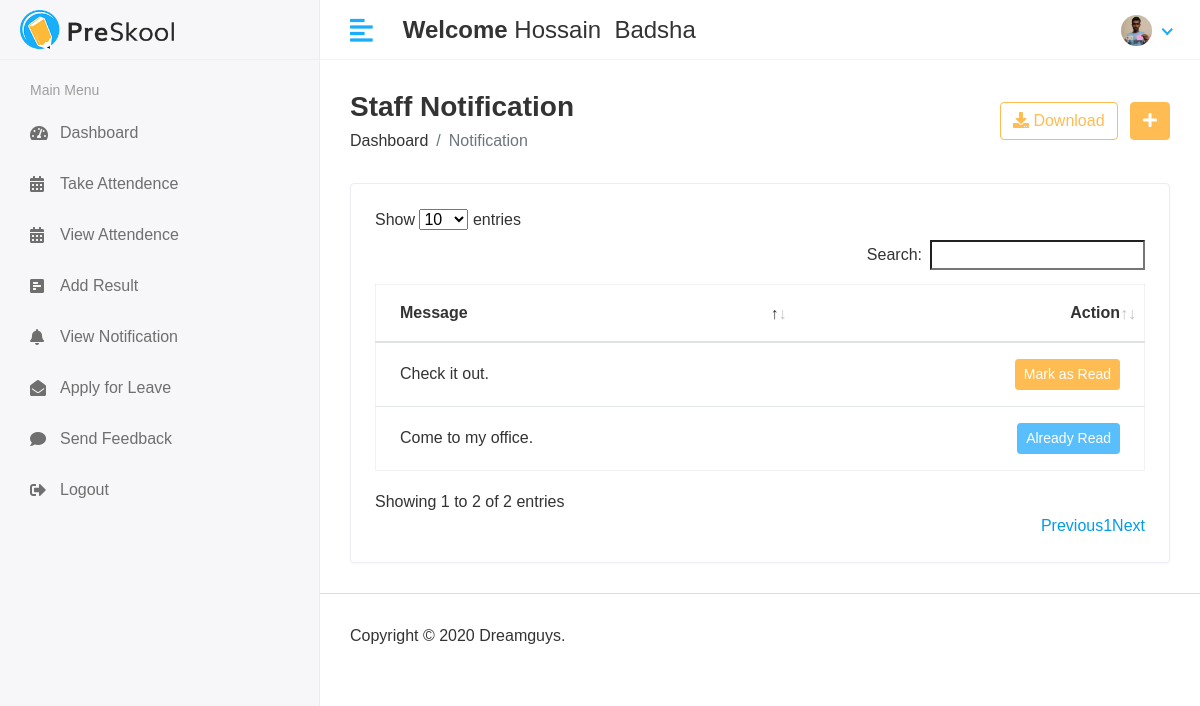
Page /staff/staff_notification/ (signed in) on the earlier database version.
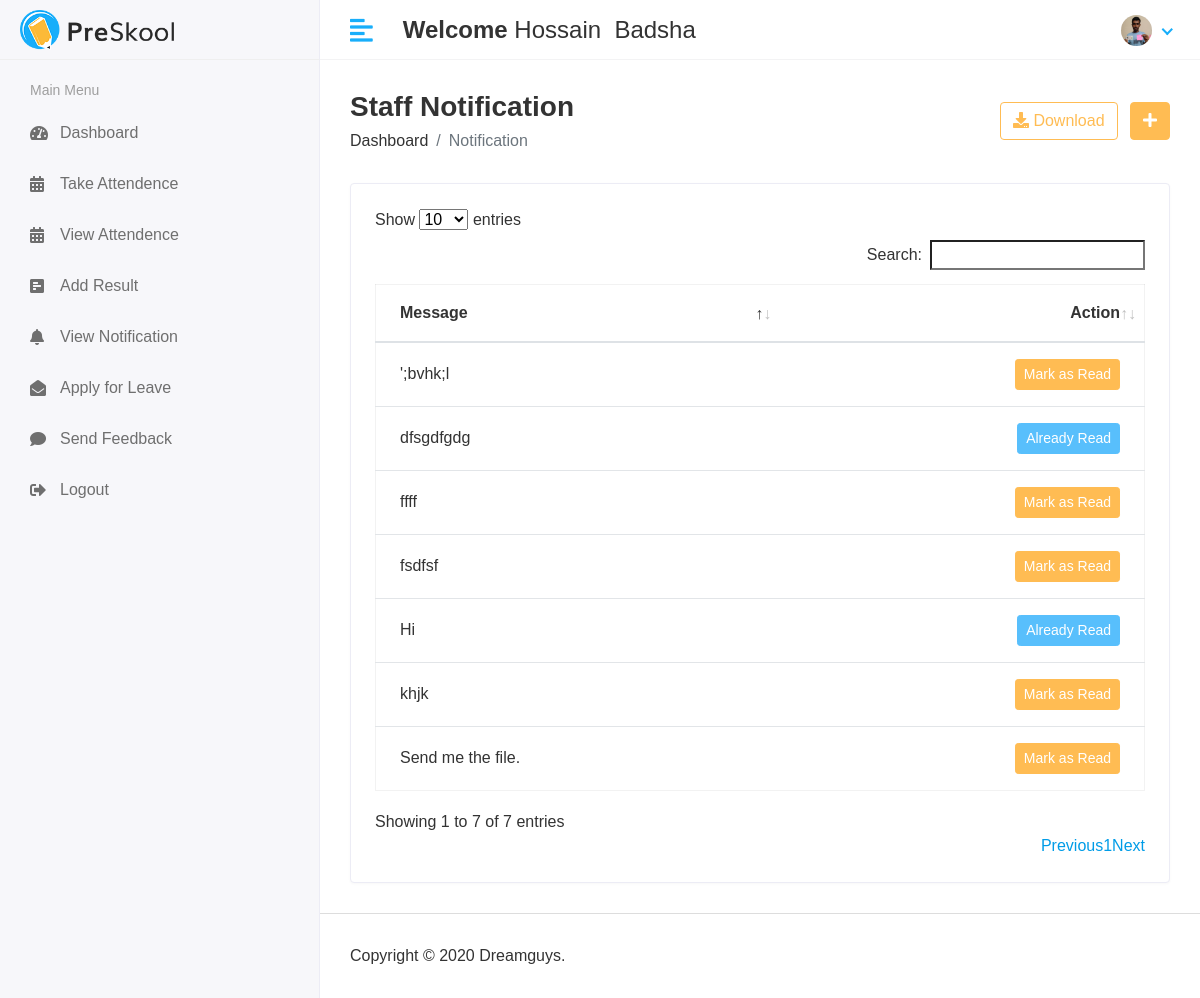
Same page on the later database version.
### sms_app/models.py (models this page shows, shortened)
class CustomUser(AbstractUser):
    user_type = (
        (1,'HOD'),
        (2,'STAFF'),
        (3,'STUDENT'),
    )
    user_type = models.CharField(max_length=50,choices=user_type,default=1)
    profile_pic = models.ImageField(upload_to='media/profile_pic',null=True,blank=True)

class Notification(models.Model):
    staff = models.ForeignKey(Staff,on_delete=models.CASCADE)
    message = models.TextField()
    status = models.IntegerField(null=True,default=0)
    created_at = models.DateTimeField(auto_now_add=True)

### management_system/staff_views.py (the view)
# urls.py: path('staff/staff_notification/',staff_views.staff_notification,name='staff_notification'),
@login_required(login_url='/')
def staff_notification(request):
    current_stuff = Staff.objects.get(user=request.user.id)
    staff_notification_list = Notification.objects.filter(staff=current_stuff)
    context = {'staff_notification':staff_notification_list}
    return render(request, 'staff/view_staff_notification.html',context)

### templates/staff/view_staff_notification.html (shortened to what this page needs)
{% extends 'base.html' %} {% block content %}
<div class="content container-fluid">
  <div class="page-header">
    <div class="row align-items-center">
      <div class="col">
        <h3 class="page-title">Staff Notification </h3>
        <ul class="breadcrumb">
          <li class="breadcrumb-item"><a href="index.html">Dashboard</a></li>
          <li class="breadcrumb-item active">Notification </li>
        </ul>
      </div>
      <div class="col-auto text-right float-right ml-auto">
        <a href="#" class="btn btn-outline-primary mr-2"
          ><i class="fas fa-download"></i> Download</a
        >
        <a href="add-student.html" class="btn btn-primary"
          ><i class="fas fa-plus"></i
        ></a>
      </div>
    </div>
  </div>
  <div class="row">
    <div class="col-sm-12">
      <div class="card card-table">
        <div class="card-body">
          <div class="table-responsive">
            <table id="table_id" class="table table-hover table-center mb-0 ">
              <thead>
                <tr>
                  <th>Message</th>
                  <th class="text-right">Action</th>
                </tr>
              </thead>
              <tbody>
                {% for i in staff_notification %}
                <tr>
                  <td>{{ i.message }}</td>
                  <td class="text-right">
                    <div class="actions">
                      {% if i.status == 0 %}
                        <a href="{% url 'seen_staff_notification' i.id %}" class="btn btn-primary btn-sm">Mark as Read </a>
                      {% else %}
                        <button class="btn btn-info btn-sm " type="button" disabled>Already Read</button>
                      {% endif %}
                    </div>
                  </td>
                </tr>
                {% endfor %}
              </tbody>
            </table>
          </div>
        </div>
      </div>
    </div>
  </div>
</div>
{% endblock %}

### templates/base.html (shortened to what this page needs)
<!DOCTYPE html>
<html lang="en">
  {% load static %}
  <head>
    <link
      rel="stylesheet"
      href="{% static 'assets/plugins/bootstrap/css/bootstrap.min.css' %}"
    />
    <link
      rel="stylesheet"
      href="{% static 'assets/plugins/fontawesome/css/fontawesome.min.css' %}"
    />
    <link
      rel="stylesheet"
      href="{% static 'assets/plugins/fontawesome/css/all.min.css' %}"
    />
    <link rel="stylesheet" href="{% static 'assets/css/style.css' %}" />
    <link
      rel="stylesheet"
      href="{% static 'assets/plugins/datatables/datatables.min.css' %}"
    />
  </head>
  <body>
    <div class="main-wrapper">
      {% include 'common_files/header.html' %}
      {% include 'common_files/sidebar.html' %}
      <div class="page-wrapper">
        {% block content %} {% endblock %}
        {% include 'common_files/footer.html' %}
    </div>
  </body>
</html>

### templates/common_files/header.html (shortened to what this page needs)
{% load static %}
<div class="header">
            <div class="header-left">
                <a href="{% url 'hod_home' %}" class="logo">
                    <img src="{% static 'assets/img/logo.png' %}" alt="Logo">
                </a>
            </div>
            <a href="javascript:void(0);" id="toggle_btn">
                <i class="fas fa-align-left"></i>
            </a>
            <div class="top-nav-search">
                <h4 class="mt-3"><strong>Welcome </strong><span>{{ user.first_name }} &nbsp;{{user.last_name}}</span></h4>
            </div>
            <ul class="nav user-menu">
                <li class="nav-item dropdown has-arrow">
                    <a href="#" class="dropdown-toggle nav-link" data-toggle="dropdown">
                        {% if user.profile_pic == '' %}
                                <img src="{% static 'assets/img/default.png' %} " alt="User Image"
                                    class="avatar-img rounded-circle">
                                {% else %}
                        <span class="user-img"><img class="rounded-circle" src="/{{user.profile_pic}}"
                                width="31" alt="Ryan Taylor"></span>
                                {% endif %}
                    </a>
                </li>
            </ul>
        </div>

### templates/common_files/sidebar.html (shortened to what this page needs)
{% load static %} {% load active_link_tags %}
<div class="sidebar" id="sidebar">
  <div class="sidebar-inner slimscroll">
    <div id="sidebar-menu" class="sidebar-menu">
      {% if user.user_type == '1' %}
      <ul>
        <li class="menu-title">
          <span>Main Menu</span>
        </li>
        <li class="{% active_link 'hod_home' %}">
          <a href="{% url 'hod_home' %}"
            ><i class="fas fa-tachometer-alt"></i><span>Dashboard</span></a
          >
        </li>
        <li
          class="submenu {% active_link 'view_student' %} {% active_link 'add_student' %}"
        >
          <a href="#"
            ><i class="fas fa-user-graduate"></i> <span> Students</span>
            <span class="menu-arrow"></span
          ></a>
          <ul>
            <li><a href="{% url 'view_student' %}">View Student</a></li>
            <li><a href="{% url 'add_student' %}">Add Student</a></li>
          </ul>
        </li>
        <li
          class="submenu {% active_link 'view_staff' %} {% active_link 'add_staff' %}"
        >
          <a href="#"
            ><i class="fas fa-chalkboard-teacher"></i> <span> Staff</span>
            <span class="menu-arrow"></span
          ></a>
          <ul>
            <li><a href="{% url 'view_staff' %}">View Staff </a></li>
            <li><a href="{% url 'add_staff' %}">Add Staff </a></li>
          </ul>
        </li>
        <li
          class="submenu {% active_link 'view_course' %} {% active_link 'add_course' %}"
        >
          <a href="#"
            ><i class="fas fa-building"></i> <span> Course</span>
            <span class="menu-arrow"></span
          ></a>
          <ul>
            <li><a href="{% url 'view_course' %}">View Course</a></li>
            <li><a href="{% url 'add_course' %}">Add Course </a></li>
          </ul>
        </li>
        <li
          class="submenu {% active_link 'view_subject' %} {% active_link 'add_subject' %}"
        >
          <a href="#"
            ><i class="fas fa-book-reader"></i> <span> Subjects</span>
            <span class="menu-arrow"></span
          ></a>
          <ul>
            <li><a href="{% url 'view_subject' %}">View Subject</a></li>
            <li><a href="{% url 'add_subject' %}">Add Subject </a></li>
          </ul>
        </li>
        <li
          class="submenu {% active_link 'view_session' %} {% active_link 'add_session' %}"
        >
          <a href="#">
            <i class="fas fa-calendar-week"></i>
            <span> Session</span> <span class="menu-arrow"></span
          ></a>
          <ul>
            <li><a href="{% url 'view_session' %}">View Session</a></li>
            <li><a href="{% url 'add_session' %}">Add Session </a></li>
          </ul>
        </li>
        <li class="{% active_link 'view_all_attendance' %}">
          <a href="{% url 'view_all_attendance' %}"
            ><i class="fas fa-clipboard-list"></i
            ><span>View Attendence</span></a
          >
        </li>
        <li class="{% active_link 'send_staff_notification' %}">
          <a href="{% url 'send_staff_notification' %}"
            ><i class="fas fa-bell"></i><span>Staff Notification </span></a
          >
        </li>
        <li class="{% active_link 'send_student_notification' %}">
          <a href="{% url 'send_student_notification' %}"
            ><i class="fas fa-bell"></i><span>Student Notification </span></a
          >
        </li>
        <li class="{% active_link '' %}">
          <a href="{% url 'staff_feedback' %}"
            ><i class="fas fa-comments"></i><span>Staff Feedback</span></a
          >
        </li>
        <li class="{% active_link 'student_feedback_hod' %}">
          <a href="{%url 'student_feedback_hod' %}"
            ><i class="fas fa-comments"></i><span>Student Feedback</span></a
          >
        </li>
        <li class="{% active_link 'staff_leave_request' %}">
          <a href="{% url 'staff_leave_request' %}"
            ><i class="fas fa-hand-point-left"></i><span>Staff Leave</span></a
          >
        </li>
        <li class="{% active_link 'leave_student_hod' %}">
          <a href="{% url 'leave_student_hod' %}"
            ><i class="fas fa-hand-point-left"></i><span>Student Leave</span></a
          >
        </li>
        <li>
          <a href="{% url 'logout' %}"
            ><i class="fas fa-sign-out-alt"></i><span>Logout</span></a
          >
        </li>
      </ul>
      {% elif user.user_type == '2' %}
      <ul>
        <li class="menu-title">
          <span>Main Menu</span>
        </li>
        <li class="{% active_link 'hod_home' %}">
          <a href="{% url 'hod_home' %}"
            ><i class="fas fa-tachometer-alt"></i><span>Dashboard</span></a
          >
        </li>
        <li class="{% active_link 'take_attendance' %}">
          <a href="{% url 'take_attendance' %}"
            ><i class="fas fa-calendar-alt"></i><span>Take Attendence</span></a
          >
        </li>
        <li class="{% active_link 'view_attendance' %}">
          <a href="{% url 'view_attendance' %}"
            ><i class="fas fa-calendar-alt"></i><span>View Attendence</span></a
          >
        </li>
        <li class="{% active_link 'add_result' %}">
          <a href="{% url 'add_result' %}"
            ><i class="fas fa-poll-h"></i><span>Add Result</span></a
          >
        </li>
        <li class="{% active_link 'staff_notification' %}">
          <a href="{% url 'staff_notification' %}"
            ><i class="fas fa-bell"></i><span>View Notification </span></a
          >
        </li>
        <li class="{% active_link 'staff_leave' %}">
          <a href="{% url 'staff_leave' %}"
            ><i class="fas fa-envelope-open"></i><span>Apply for Leave</span></a
          >
        </li>
        <li class="{% active_link 'send_feedback' %}">
          <a href="{% url 'send_feedback' %}"
            ><i class="fas fa-comment"></i><span>Send Feedback</span></a
          >
        </li>
        <li>
          <a href="{% url 'logout' %}"
            ><i class="fas fa-sign-out-alt"></i><span>Logout</span></a
          >
        </li>
      </ul>
      {% endif %}
    </div>
  </div>
</div>

### templates/common_files/footer.html
{% load static %}
<footer>
  <p>Copyright © 2020 Dreamguys.</p>
</footer>

Differences in the rows shown:
removed Notification: message "Come to my office.", status "Already Read"
removed Notification: message "Check it out.", status "Mark as Read"
added Notification: message "Hi", status "Already Read"
added Notification: message "dfsgdfgdg", status "Already Read"
added Notification: message "khjk", status "Mark as Read"
added Notification: message "ffff", status "Mark as Read"
added Notification: message "Send me the file.", status "Mark as Read"
added Notification: message "';bvhk;l", status "Mark as Read"
added Notification: message "fsdfsf", status "Mark as Read"
Other differences:
text written by a page script: "Show entries Search: Showing 1 to 2 of 2 entries Previous 1 Next" → "Show entries Search: Showing 1 to 7 of 7 entries Previous 1 Next"
